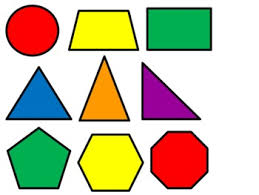
#> input picture Shape_Detection.jpg, 259 x 195 px
$ python Chapter5.py
#> lines starting #> are read from the running program, lines starting #| are printed output that depends on the picture; after the words box and inside, x2 and y2 are one past the last pixel; in counts of white or black regions, pixels touching at a corner belong together
import cv2
import numpy as np

def get_contours(img):
    contours, hierarchy = cv2.findContours(img, cv2.RETR_EXTERNAL, cv2.CHAIN_APPROX_NONE)
    for cnt in contours:
        area = cv2.contourArea(cnt)
        print(area)
        if area > 500:
            cv2.drawContours(imgContour, cnt, -1, (255, 0, 0), 3)
            peri = cv2.arcLength(cnt, True)  ## closed so we put it as closed ##
            print(peri)
            approx = cv2.approxPolyDP(cnt, 0.02*peri, True)
            print(approx)
            print(len(approx))
            objCor = len(approx)

            ## To build a bounding box ##
            x,y,w,h = cv2.boundingRect(approx)
            cv2.rectangle(imgContour, (x,y),(x+w,y+h),(0,0,255),2)

            if objCor == 3:
                objectType = "Tri"
            elif objCor == 4:
                aspRatio = w/float(h)
                if aspRatio > 0.95 and aspRatio < 1.05 :
                    objectType = "Square"
                else:
                    objectType = "Rect"

            elif objCor == 5:
                objectType = "Pent"
            elif objCor == 6:
                objectType = "Hex"
            elif objCor == 8:
                objectType = "Oct"
            else:
                objectType = "Circle"

            cv2.putText(imgContour,objectType,(x+(w//2)-10, y+(h//2)-10),cv2.FONT_HERSHEY_COMPLEX,0.5,(0,0,0),2)


img = cv2.imread("Shape_Detection.jpg")
#> img is the input picture: shape (195, 259, 3); mean B, G, R 163.5, 193.2, 201.6
imgContour = img.copy()
imgGray = cv2.cvtColor(img, cv2.COLOR_BGR2GRAY)
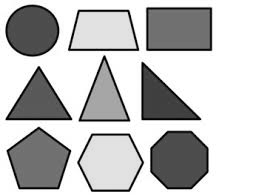
#> imgGray: shape (195, 259); min 0, max 255, mean 192.3
imgBlur = cv2.GaussianBlur(imgGray, (7,7), 1)
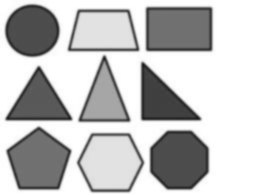
#> imgBlur: shape (195, 259); min 25, max 255, mean 192.3
imgCanny = cv2.Canny(imgBlur, 50,50)
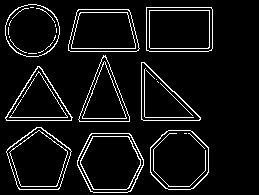
#> imgCanny: shape (195, 259); 6.8% white in thin lines or dots, all inside (x1, y1, x2, y2) = (5, 4, 213, 193)


## To create a blank image of similar size
## blank = np.zeros_like(img)


get_contours(imgCanny)
#> in get_contours, `contours, hierarchy = cv2.findContours(img, cv2.RETR_EXTERNAL, cv2.CHA..`: contours = 9 contours; largest, box (x1, y1, x2, y2) and area: (77, 133, 144, 193) 3165, (146, 7, 213, 52) 2895, (6, 127, 72, 190) 2879, (150, 130, 209, 190) 2870, (68, 9, 140, 52) 2612
#> the loop in get_contours, `for cnt in contours:` made 9 passes
#> (area, peri, approx, objCor, x, y, w, h) on passes 7 to 8: (2612, 211.9, [[77, 10], [68, 50], [138, 50], [128, 9]], 4, 68, 9, 71, 42), (2895, 217.7, [[146, 7], [146, 50], [211, 50], [211, 7]], 4, 146, 7, 66, 44)
#> (area, peri, approx, objCor, x, y, w, h) on passes 4 to 6: (1951.5, 202.8, [[5, 117], [72, 117], [39, 66]], 3, 5, 66, 68, 52), (1878.5, 200.6, [[141, 62], [141, 119], [200, 119]], 3, 141, 62, 60, 58), (1822, 205.5, [[103, 55], [78, 119], [129, 121]], 3, 78, 55, 52, 67)
#> (printed output is left out)
#> after the loop in get_contours, `for cnt in contours:`:
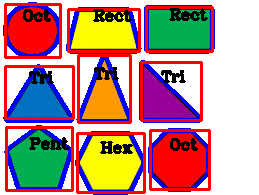
#> imgContour: shape (195, 259, 3); mean B, G, R 145, 145.8, 185.4
cv2.imshow("Original", img)
cv2.imshow("Gray",imgGray)
cv2.imshow("Blur",imgBlur)
cv2.imshow("Canny",imgCanny)
cv2.imshow("contour", imgContour)


cv2.waitKey(0)
